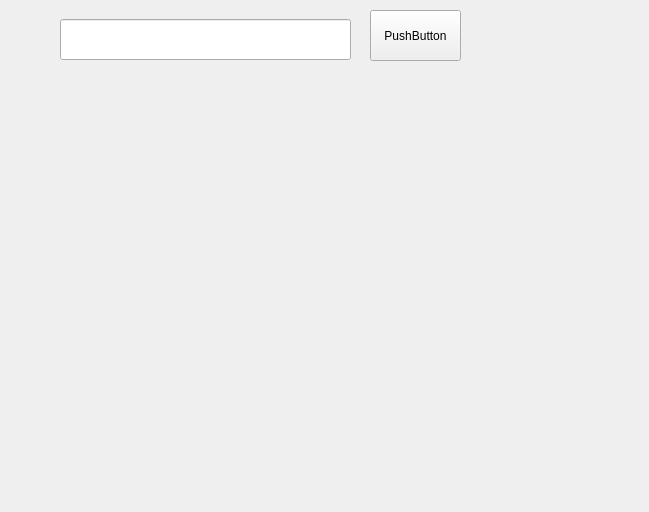
<?xml version="1.0" encoding="UTF-8"?>
<ui version="4.0">
 <class>addfriend</class>
 <widget class="QWidget" name="addfriend">
  <property name="geometry">
   <rect>
    <x>0</x>
    <y>0</y>
    <width>649</width>
    <height>512</height>
   </rect>
  </property>
  <property name="windowTitle">
   <string>Form</string>
  </property>
  <widget class="QPushButton" name="pushButton">
   <property name="geometry">
    <rect>
     <x>370</x>
     <y>10</y>
     <width>91</width>
     <height>51</height>
    </rect>
   </property>
   <property name="text">
    <string>PushButton</string>
   </property>
  </widget>
  <widget class="QLineEdit" name="lineEdit">
   <property name="geometry">
    <rect>
     <x>60</x>
     <y>19</y>
     <width>291</width>
     <height>41</height>
    </rect>
   </property>
  </widget>
  <widget class="QLabel" name="label">
   <property name="geometry">
    <rect>
     <x>60</x>
     <y>80</y>
     <width>401</width>
     <height>371</height>
    </rect>
   </property>
   <property name="text">
    <string/>
   </property>
  </widget>
 </widget>
 <resources/>
 <connections/>
</ui>
